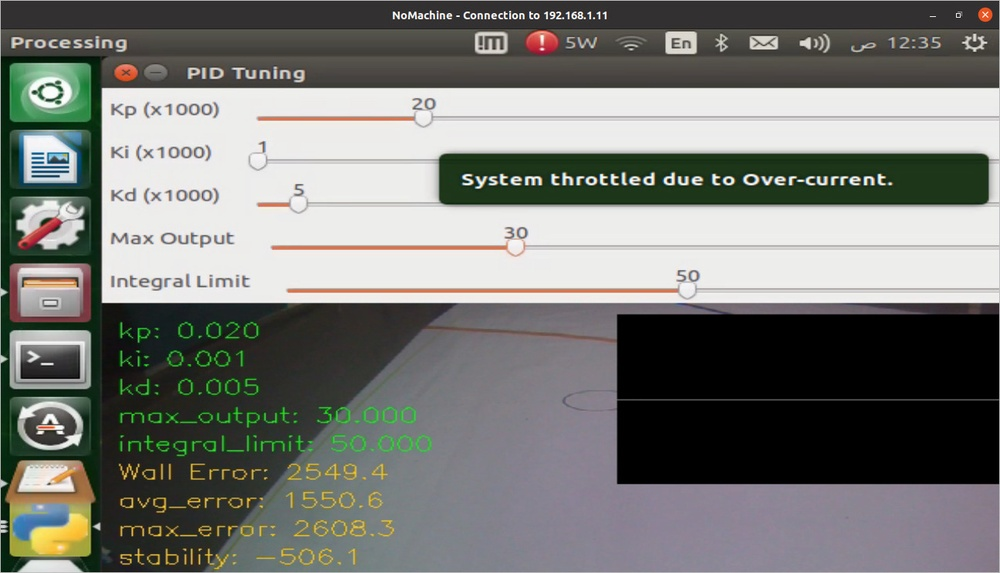
#> input picture media/photos/1.jpeg, 1000 x 573 px, shrunk from 1296 x 743 before the run, given in place of x-raw, format=BGR ! appsink, which was not available
$ python camera_test.py
#> lines starting #> are read from the running program, lines starting #| are printed output that depends on the picture; after the words box and inside, x2 and y2 are one past the last pixel; in counts of white or black regions, pixels touching at a corner belong together; pictures that were not available may be replaced by others from this repository, and a replacement may not be noted
import cv2
import numpy as np

# GStreamer pipeline for IMX219 (increased to 1920x1080)
gst_pipeline = (
    "nvarguscamerasrc ! "
    "video/x-raw(memory:NVMM), width=1920, height=1080, format=NV12, framerate=30/1 ! "
    "nvvidconv ! video/x-raw, format=BGRx ! "
    "videoconvert ! video/x-raw, format=BGR ! appsink"
)

# Initialize camera
cap = cv2.VideoCapture(gst_pipeline, cv2.CAP_GSTREAMER)
if not cap.isOpened():
    print("❌ فشل في فتح الكاميرا")
    exit()

# HSV ranges for red (refined for better detection)
lower_red1 = np.array([0, 100, 70])    # Slightly lower saturation threshold
upper_red1 = np.array([10, 255, 255])
lower_red2 = np.array([170, 100, 70])
upper_red2 = np.array([180, 255, 255])

# Kernel for morphological operations
kernel = np.ones((5, 5), np.uint8)

while True:
    ret, frame = cap.read()
#> frame is the input picture: shape (573, 1000, 3); mean B, G, R 117.2, 121.3, 119.9
    if not ret:
        print("⚠️ فشل في قراءة الكاميرا")
        break

    # Convert to HSV
    hsv = cv2.cvtColor(frame, cv2.COLOR_BGR2HSV)
#> hsv: shape (573, 1000, 3); mean H, S, V 59.9, 34.2, 125.7

    # Apply Gaussian blur to reduce noise
    hsv = cv2.GaussianBlur(hsv, (5, 5), 0)
#> hsv: shape (573, 1000, 3); mean H, S, V 59.9, 34.2, 125.6

    # Create red masks
    mask1 = cv2.inRange(hsv, lower_red1, upper_red1)
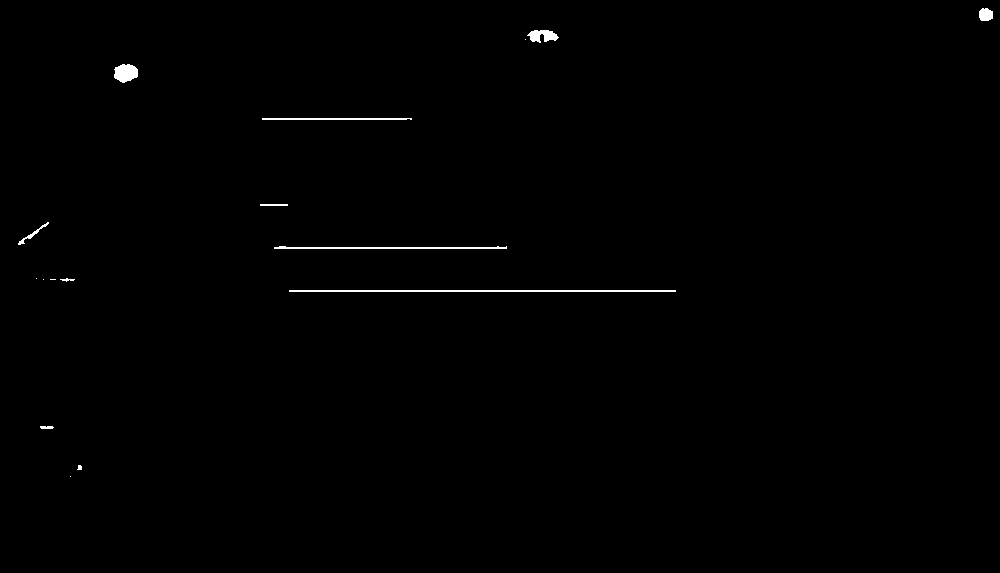
#> mask1: shape (573, 1000); 0.45% white; 16 white regions (5 under 20 px), largest, box (x1, y1, x2, y2) and area: (289, 290, 676, 292) 774, (274, 246, 507, 249) 476, (114, 64, 138, 83) 346
    mask2 = cv2.inRange(hsv, lower_red2, upper_red2)
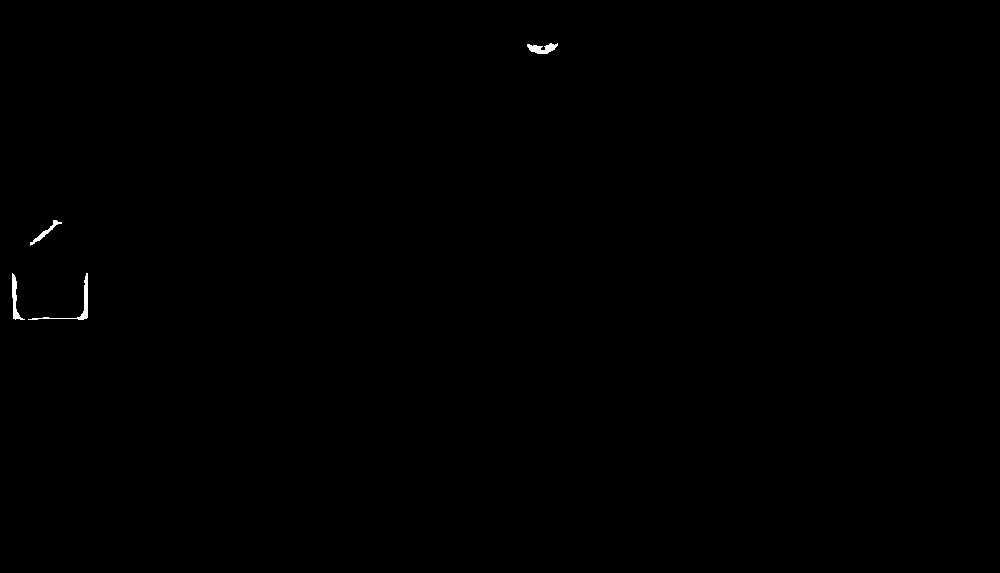
#> mask2: shape (573, 1000); 0.14% white; 4 white regions, box (x1, y1, x2, y2) and area: (28, 273, 88, 320) 266, (12, 273, 25, 320) 207, (527, 43, 558, 54) 201, (30, 220, 62, 246) 145
    red_mask = cv2.bitwise_or(mask1, mask2)
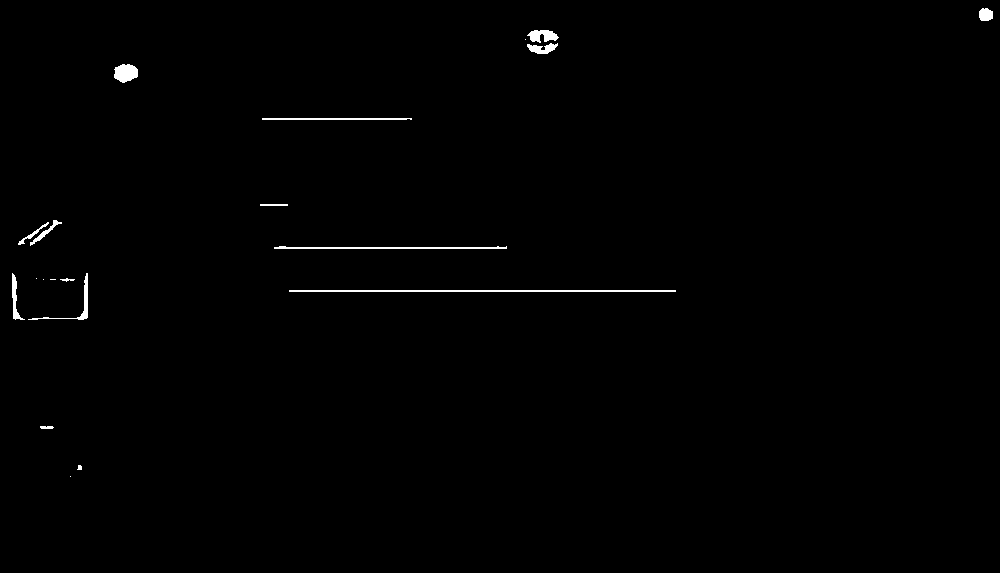
#> red_mask: shape (573, 1000); 0.59% white; 20 white regions (5 under 20 px), largest, box (x1, y1, x2, y2) and area: (289, 290, 676, 292) 774, (274, 246, 507, 249) 476, (114, 64, 138, 83) 346

    # Clean up mask with morphological operations
    red_mask = cv2.erode(red_mask, kernel, iterations=1)
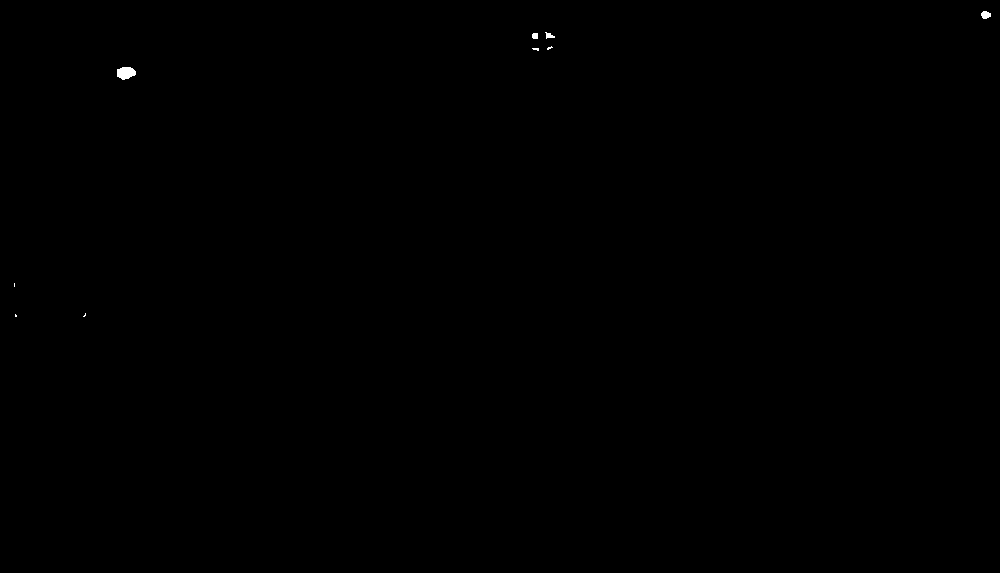
#> red_mask: shape (573, 1000); 0.06% white; 9 white regions (5 under 20 px), largest, box (x1, y1, x2, y2) and area: (117, 67, 136, 80) 188, (981, 11, 991, 19) 61, (545, 32, 555, 39) 38, (532, 33, 538, 39) 34
    red_mask = cv2.dilate(red_mask, kernel, iterations=1)
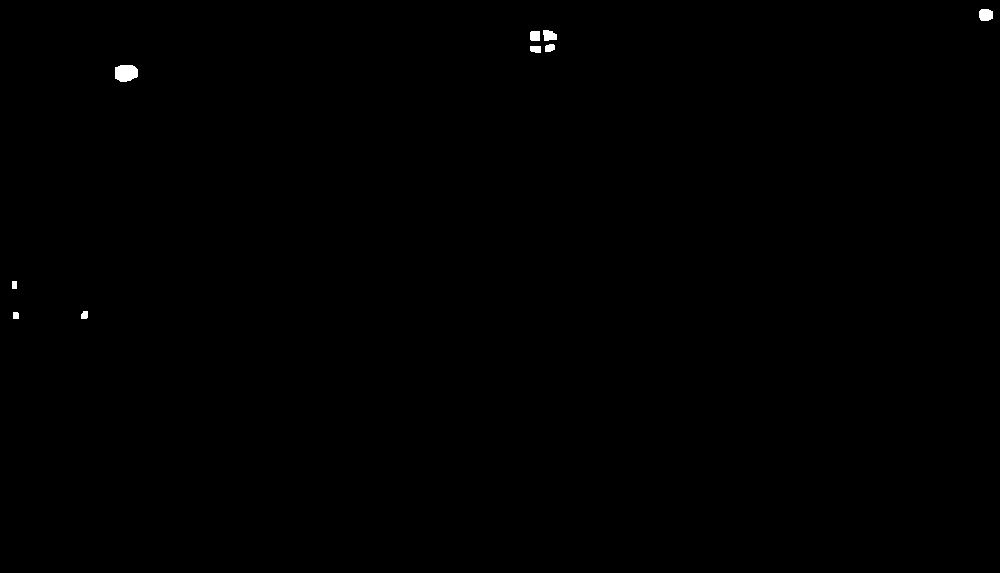
#> red_mask: shape (573, 1000); 0.17% white; 9 white regions, largest, box (x1, y1, x2, y2) and area: (115, 65, 138, 82) 332, (979, 9, 993, 21) 149, (543, 30, 557, 41) 122

    # Create original color mask (red regions in original colors, rest black)
    red_original = cv2.bitwise_and(frame, frame, mask=red_mask)

    # Count red pixels for detection feedback
    red_pixel_count = cv2.countNonZero(red_mask)
#> red_pixel_count = 971
    total_pixels = frame.shape[0] * frame.shape[1]
#> total_pixels = 573000
    red_percentage = (red_pixel_count / total_pixels) * 100
#> red_percentage = 0.169

    # Display stats on frame
    cv2.putText(frame, f"Red Pixels: {red_pixel_count} ({red_percentage:.2f}%)",
                (10, 30), cv2.FONT_HERSHEY_SIMPLEX, 1, (0, 255, 0), 2)
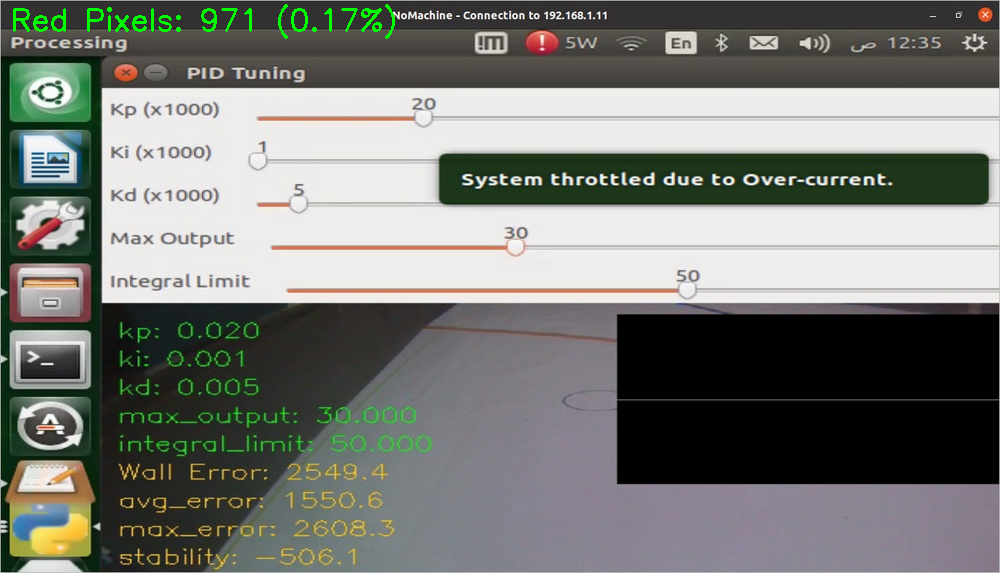
#> frame: shape (573, 1000, 3); 0.43% of pixels changed, all inside (x1, y1, x2, y2) = (13, 4, 395, 39)

    # Show images
    cv2.imshow("Camera Feed", frame)
    cv2.imshow("Red Mask (Binary)", red_mask)
    cv2.imshow("Red Original Colors", red_original)

    key = cv2.waitKey(1)
#> (key q is pressed here)
    if key == ord('q'):
        break

cap.release()
cv2.destroyAllWindows()

$ run again, on media/photos/2.jpeg
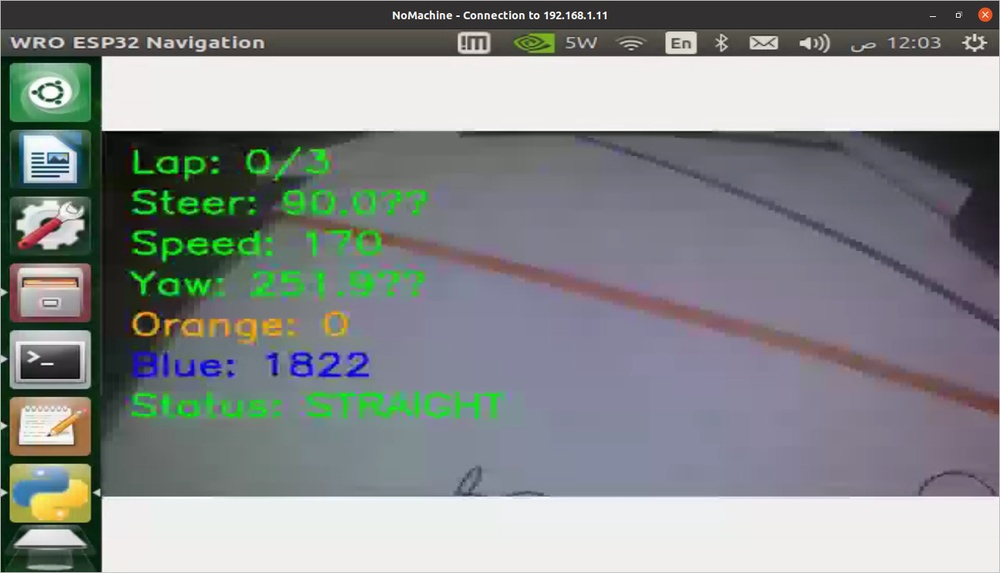
#> input picture media/photos/2.jpeg, 1000 x 573 px, shrunk from 1296 x 743 before the run, given in place of x-raw, format=BGR ! appsink, which was not available
#> frame is the input picture: shape (573, 1000, 3); mean B, G, R 139.6, 139.5, 135.4
#> mask1: shape (573, 1000); 0.07% white; 12 white regions (8 under 20 px), largest, box (x1, y1, x2, y2) and area: (979, 8, 993, 21) 153, (37, 278, 76, 283) 130, (82, 406, 89, 417) 51, (988, 405, 997, 411) 25
#> mask2: shape (573, 1000); 0.15% white; 4 white regions (1 under 20 px), largest, box (x1, y1, x2, y2) and area: (12, 278, 88, 320) 495, (26, 219, 61, 247) 317, (973, 402, 981, 406) 21
#> red_pixel_count = 525
#> red_percentage = 0.0916
#> `cv2.putText(frame, f"Red Pixels: {red_pixel_count} ({red_percentage:.2..`:
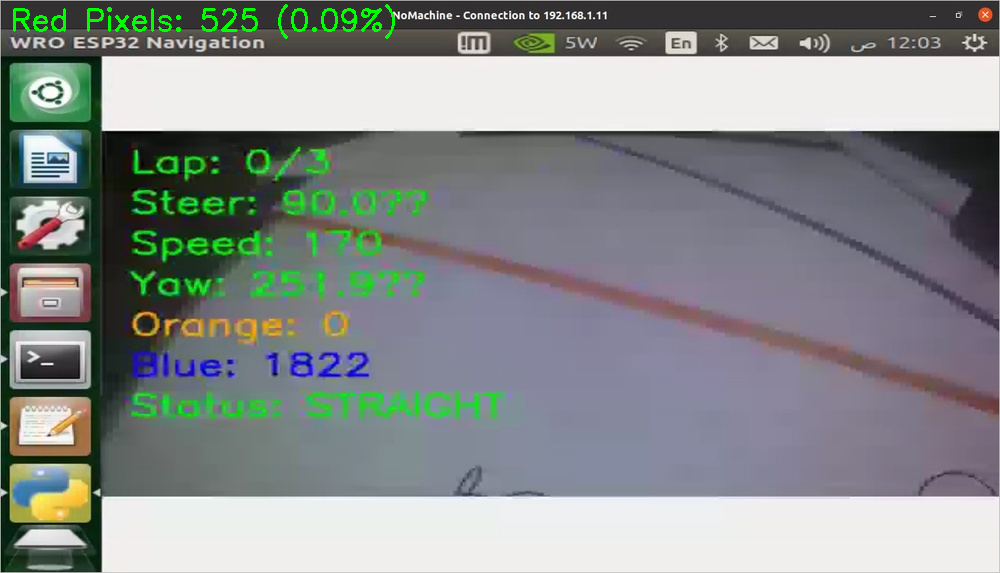
#> frame: shape (573, 1000, 3); 0.48% of pixels changed, all inside (x1, y1, x2, y2) = (13, 4, 395, 39)

$ run again, on media/photos/3.jpeg
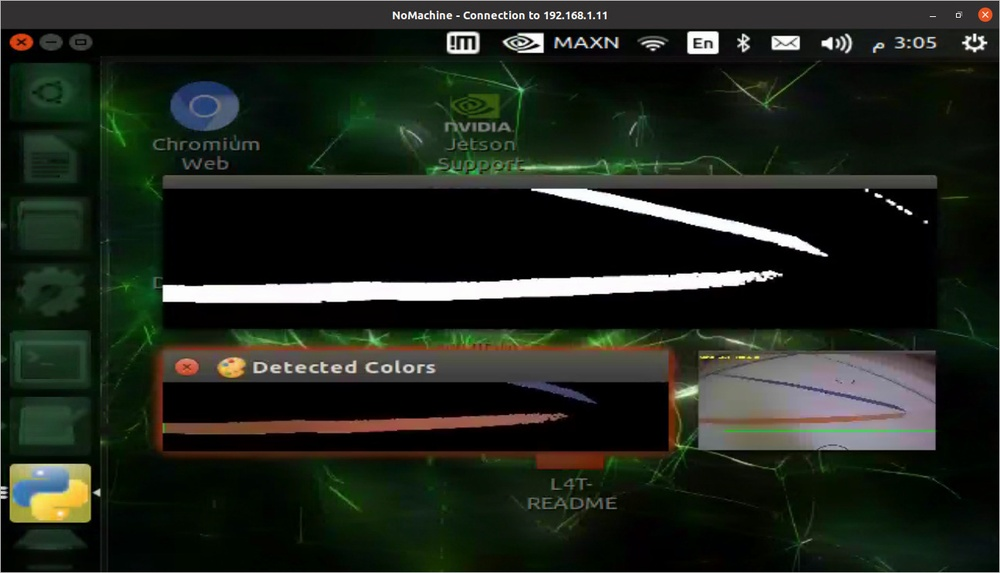
#> input picture media/photos/3.jpeg, 1000 x 573 px, shrunk from 1296 x 743 before the run, given in place of x-raw, format=BGR ! appsink, which was not available
#> frame is the input picture: shape (573, 1000, 3); mean B, G, R 28.9, 37.8, 31.9
#> `mask1 = cv2.inRange(hsv, lower_red1, upper_red1)`:
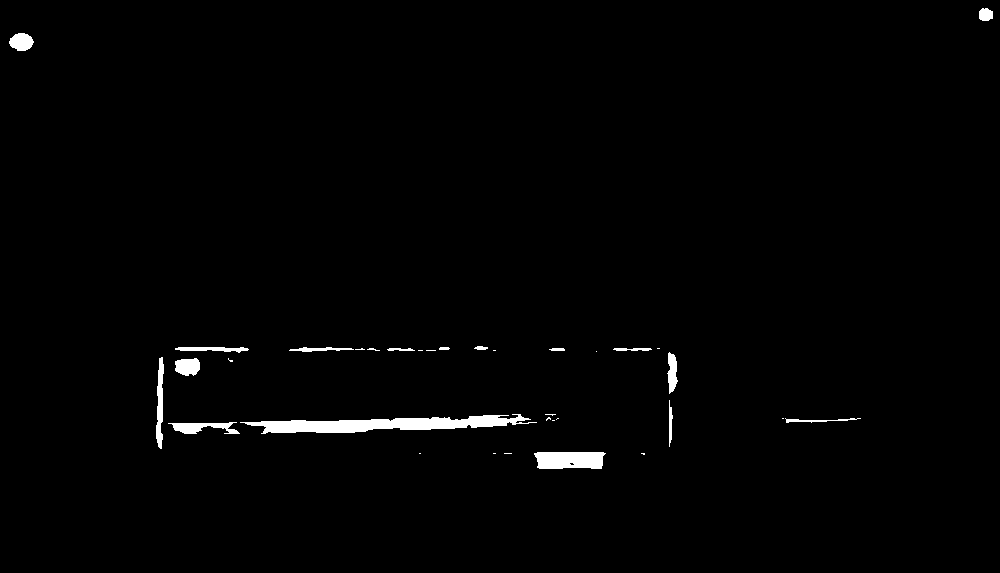
#> mask1: shape (573, 1000); 1.3% white; 34 white regions (17 under 20 px), largest, box (x1, y1, x2, y2) and area: (240, 414, 537, 434) 2956, (534, 452, 606, 469) 1097, (168, 422, 240, 434) 478
#> mask2: shape (573, 1000); every value is 0
#> red_pixel_count = 5719
#> red_percentage = 0.998
#> `cv2.putText(frame, f"Red Pixels: {red_pixel_count} ({red_percentage:.2..`:
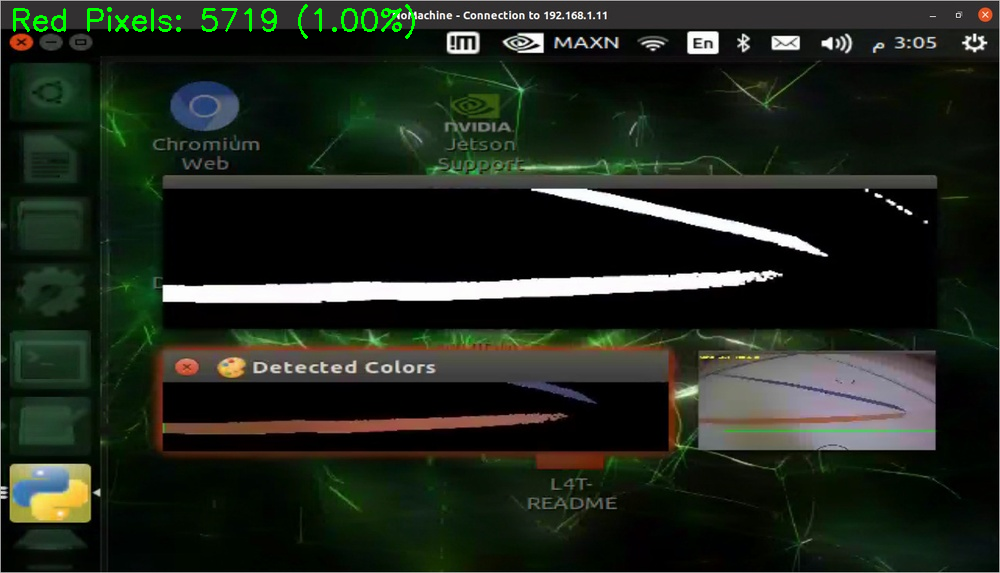
#> frame: shape (573, 1000, 3); 0.47% of pixels changed, all inside (x1, y1, x2, y2) = (13, 4, 415, 39)

$ run again, on media/photos/4.jpeg
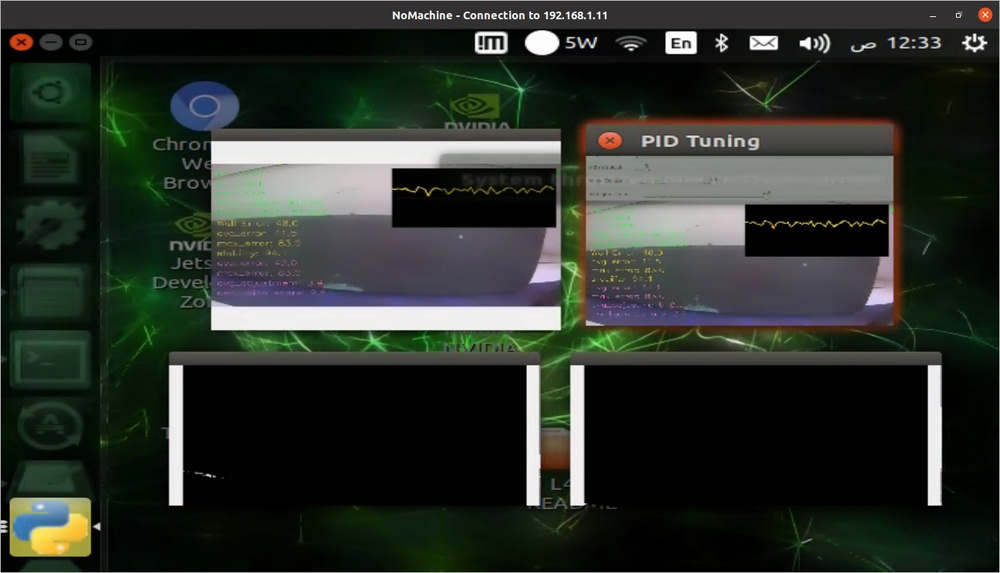
#> input picture media/photos/4.jpeg, 1000 x 573 px, shrunk from 1296 x 743 before the run, given in place of x-raw, format=BGR ! appsink, which was not available
#> frame is the input picture: shape (573, 1000, 3); mean B, G, R 42.6, 49.4, 43.7
#> `mask1 = cv2.inRange(hsv, lower_red1, upper_red1)`:
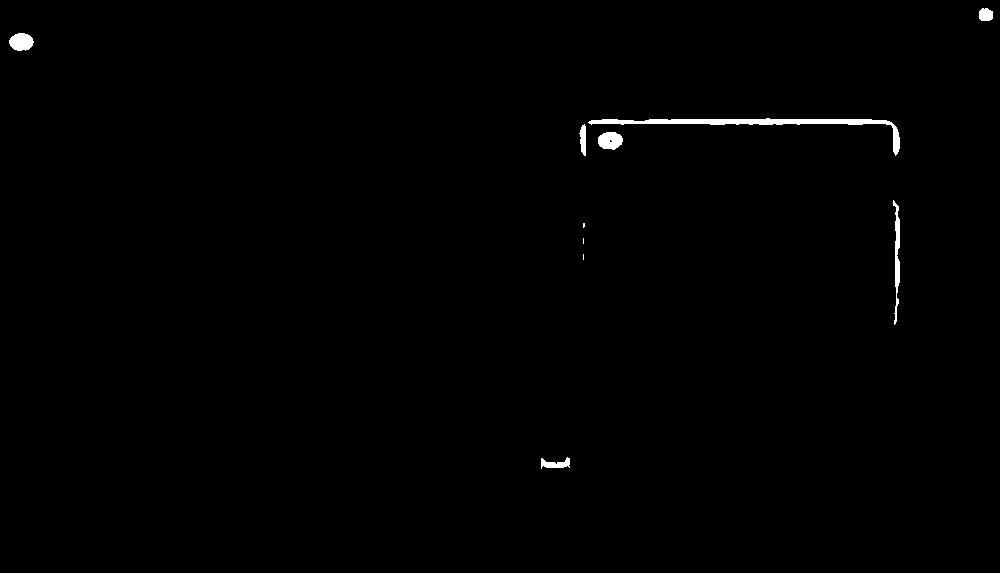
#> mask1: shape (573, 1000); 0.58% white; 10 white regions (3 under 20 px), largest, box (x1, y1, x2, y2) and area: (588, 118, 900, 156) 1682, (893, 200, 900, 325) 431, (598, 132, 623, 150) 350
#> mask2: shape (573, 1000); every value is 0
#> red_pixel_count = 2704
#> red_percentage = 0.472
#> `cv2.putText(frame, f"Red Pixels: {red_pixel_count} ({red_percentage:.2..`:
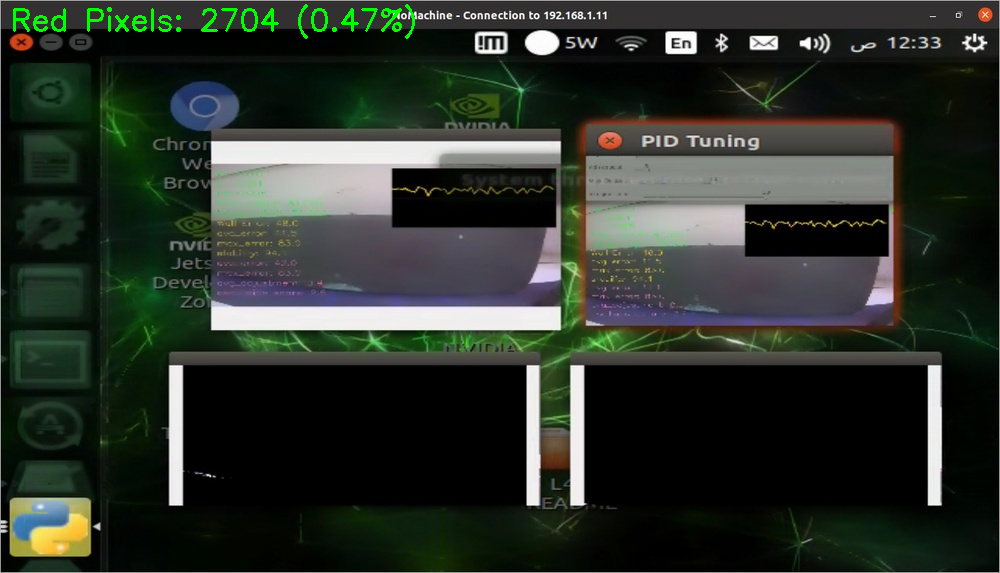
#> frame: shape (573, 1000, 3); 0.48% of pixels changed, all inside (x1, y1, x2, y2) = (13, 4, 415, 39)
